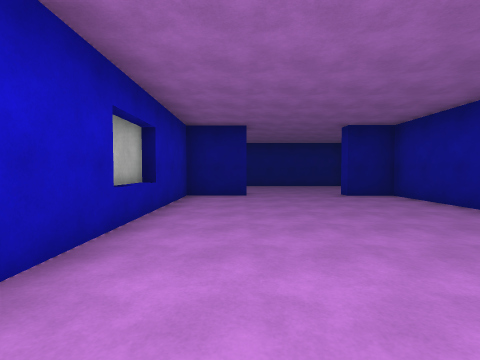
view 1 (above)

22 first-person views from a walk through a 3-D level made in the Unity game engine. The camera is 1.4 m above the floor, tilts 2° down and sees 85° across. The floor is counted in squares, 2 m on a side. Each view is taken from the middle of a square. On the plan, view 1 faces up. The plan holds only what a view shows up to about 9 squares ahead; the rest is blank. The place goes on beyond the plan. The player is left out. Door leaves are left out, so doorways stand open. Surface patterns are stand-ins for the level's own textures.

view 2
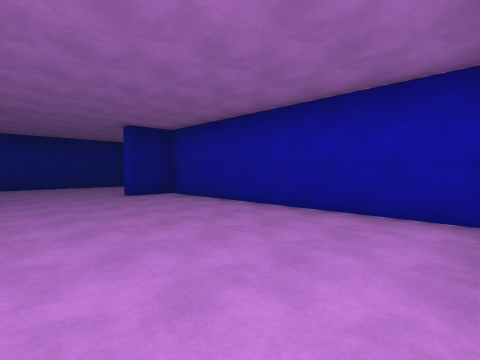

view 3
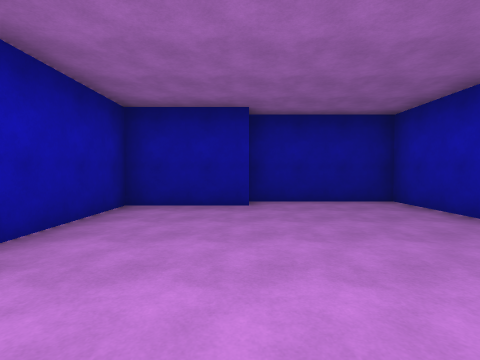

view 4
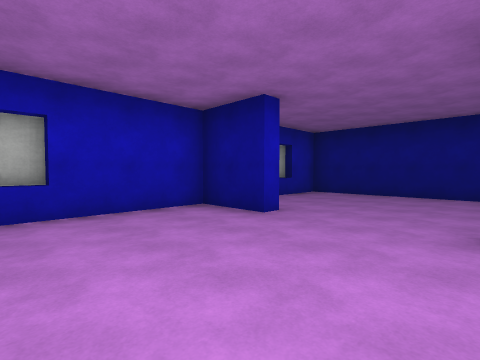

view 5
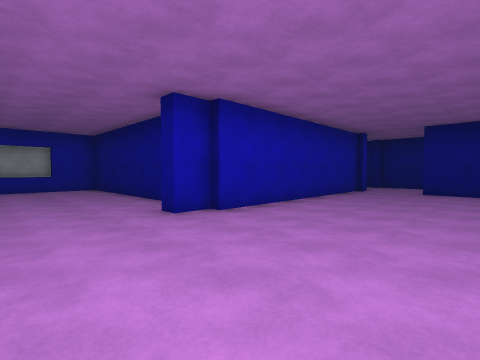

view 6
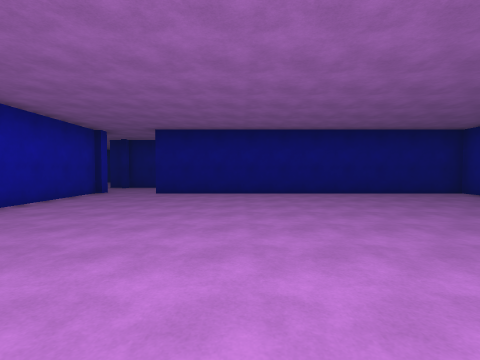

view 7
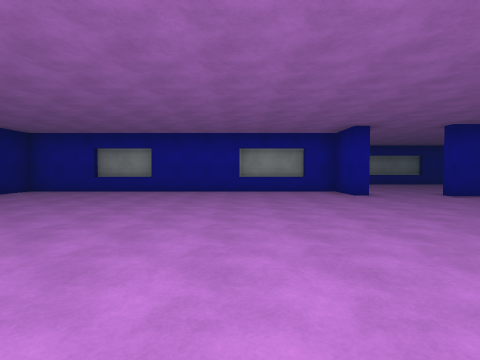

view 8
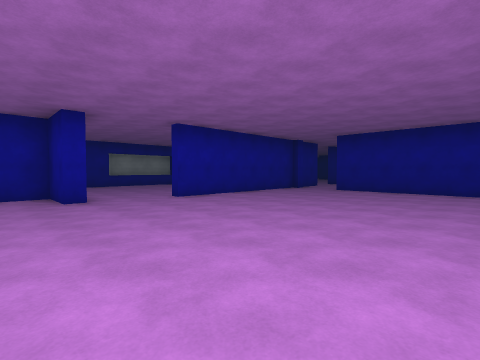

view 9
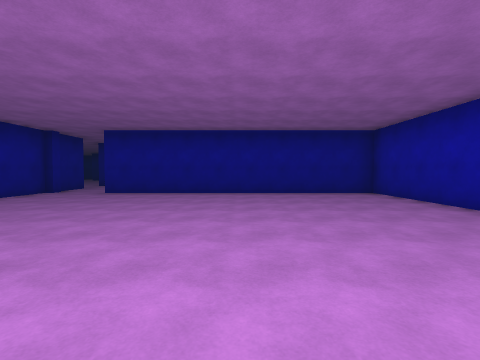

view 10
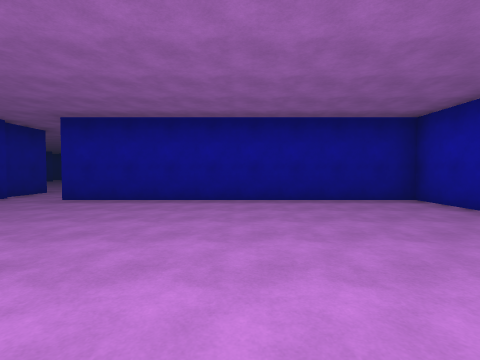

view 11
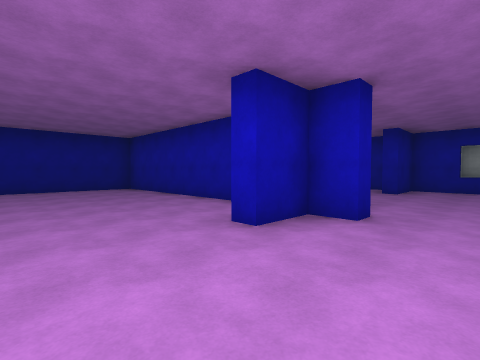

view 12
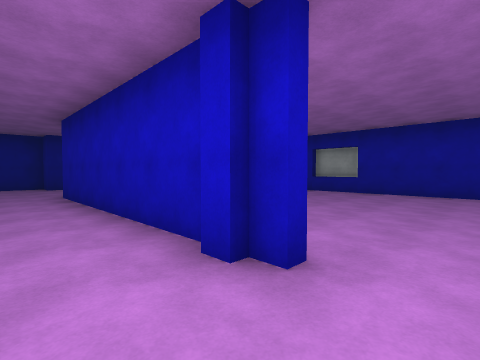

view 13
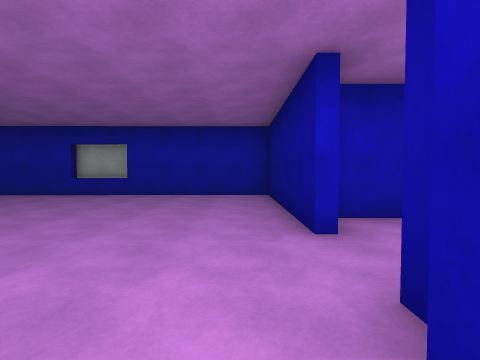

view 14
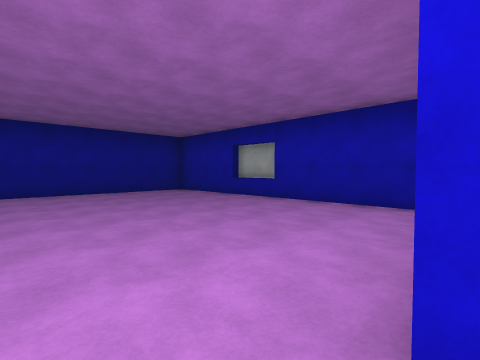

view 15
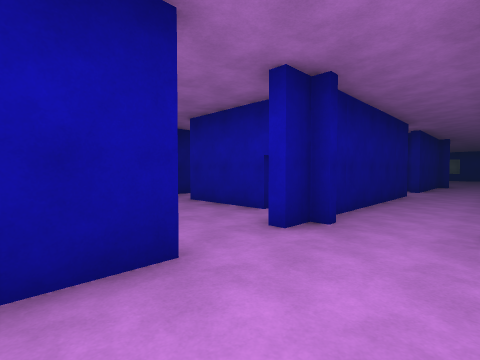

view 16
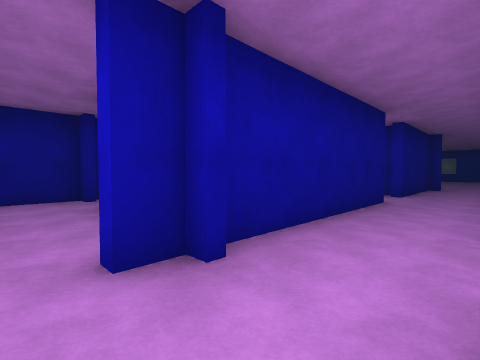

view 17
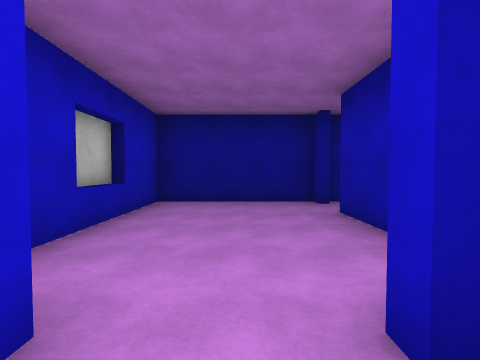

view 18
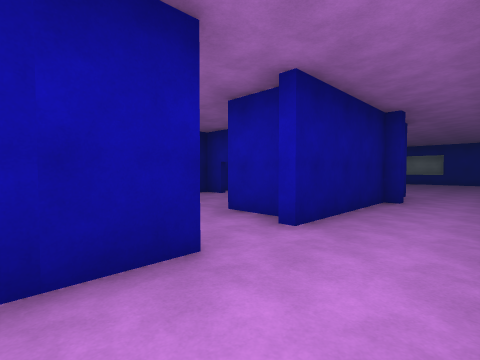

view 19
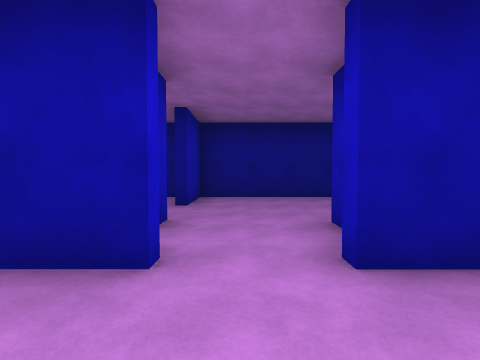

view 20
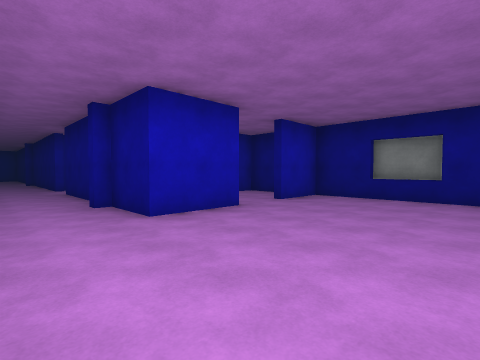

view 21
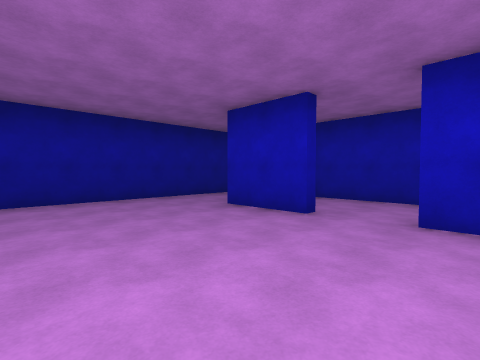

view 22
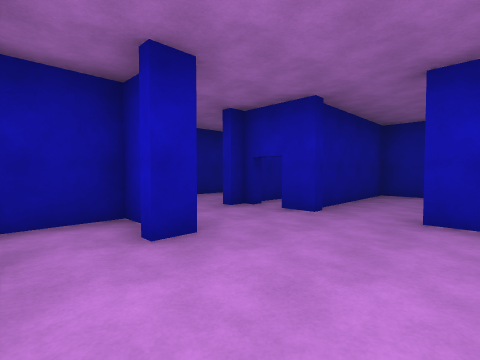

### Floor plan
Points are (right, up) in squares from view 1. A wall is a line through its corners. A room is listed if a view was taken in it or the views show most of it. See-through windows are left out.
Room 1 (views 1, 2, 3, 4)
walls: (-1.8, 4.8) (-1.8, 3.6); (1.8, -0.3) (4.3, -0.3) (4.3, 7.3) (3, 7.3); (0.2, 7.8) (0.2, 7.3) (-1.5, 7.3) (-1.5, -1) (1.9, -1)
ways out: opening at (1.5, 7) to room 2
Room 2 (views 5, 6, 7, 8, 9, 10, 11)
walls: (4.8, 8.6) (5.2, 8.6) (5.2, 7.8) (6.5, 7.8) (6.5, 7.2); (5.2, 12.1) (5.2, 11.3) (4.8, 11.3); (4.8, 5.5) (4.8, -0.3) (13.4, -0.3); (3, 7.3) (3, 7.9); (3.5, 12) (-1.5, 12) (-1.5, 7.8) (0.2, 7.8); (15.4, 7.2) (15.4, 7.8) (16.9, 7.8) (16.9, 18.1) (7.4, 18.1); (5.5, 18.2) (5.5, 12); (5.7, 18.6) (5.7, 18.1); (-1.8, 10.8) (-1.8, 9); (15.2, -0.4) (15.2, 5.2); (14.9, -0.8) (14.9, -0.2)
ways out: opening at (1.5, 7) to room 1; opening at (6.5, 18) to room 3; opening at (14, -1); opening at (16, 6.5)
Room 3 (views 12, 13, 18, 19, 20, 21)
walls: (15.4, 20.8) (11.8, 20.8); (15.1, 18.6) (20.8, 18.6); (17.2, 22.8) (17.2, 20.8) (15.6, 20.8); (10.4, 20.8) (5.6, 20.8); (20.1, 26.2) (18.6, 26.2); (20.8, 26) (17.2, 26) (17.2, 24.2); (8.2, 18.6) (9.4, 18.6); (5.5, 19) (5.5, 18.5)
ways out: opening at (6.5, 18) to room 2; opening at (5, 19.5) to room 4; opening at (11, 21.5) to room 5; opening at (17, 23.5) to room 7
Room 4 (views 14, 15, 16, 17)
walls: (-1.8, 16.8) (-1.8, 15.1); (3.2, 20.8) (-1.5, 20.8) (-1.5, 13); (5.2, 20.8) (4.6, 20.8); (-0.1, 12.3) (3.6, 12.3)
ways out: opening at (5, 19.5) to room 3; opening at (4, 21) to room 6
Room 5 (view 22)
walls: (9.9, 22.8) (9.9, 22); (12.3, 21.1) (12.3, 22.6) (12.9, 22.6); (12.5, 21.1) (13.9, 21.1); (5.9, 23.6) (5.9, 22.6) (9.4, 22.6); (14.4, 25.2) (14.4, 26) (9.9, 26) (9.9, 24.2)
ways out: opening at (11, 21.5) to room 3; opening at (6, 25) to room 6; opening at (14, 25) to room 7
Room 6 (no view inside)
walls: (1.9, 24.4) (1.9, 23.4); (5.7, 22) (5.7, 24.5); (5.7, 26) (2.1, 26) (2.1, 21.4); (6.8, 26) (6, 26)
ways out: opening at (4, 21) to room 4; opening at (6, 25) to room 5
Room 7 (no view inside)
walls: (14.6, 23.9) (14.6, 21.4)
ways out: opening at (17, 23.5) to room 3; opening at (14, 25) to room 5

Where each view was taken, in squares from view 1:
view 1: 0 up, 0 right, facing up
view 2: 0 up, 0 right, facing up-right
view 3: 5 up, 2 right, facing down
view 4: 4 up, 3 right, facing up-left
view 5: 9 up, 9 right, facing up-left
view 6: 10 up, 10 right, facing up
view 7: 11 up, 8 right, facing right
view 8: 9 up, 9 right, facing down-right
view 9: 8 up, 9 right, facing down
view 10: 6 up, 9 right, facing down
view 11: 10 up, 9 right, facing down-left
view 12: 20 up, 7 right, facing down-left
view 13: 20 up, 6 right, facing left
view 14: 21 up, 4 right, facing down-left
view 15: 19 up, 2 right, facing up-right
view 16: 19 up, 4 right, facing up-right
view 17: 20 up, 4 right, facing up
view 18: 19 up, 9 right, facing up-right
view 19: 19 up, 11 right, facing up
view 20: 19 up, 21 right, facing up-left
view 21: 25 up, 21 right, facing down-left
view 22: 25 up, 14 right, facing down-left
